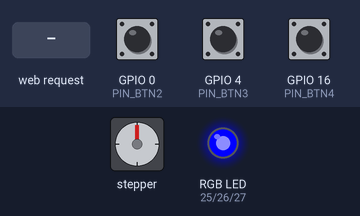
Simulated run of this sketch. Board: ESP32. On the bench: stepper motor, an RGB LED mixed from three pins (HIGH = lit). Wiring (inferred from the names in the program): stepper motor driver (200 steps per turn assumed): step GPIO 5; direction GPIO 22. The test bench sets the inputs (shaded band); at power-on: GPIO 0 (PIN_BTN2) HIGH, GPIO 4 (PIN_BTN3) HIGH, GPIO 16 (PIN_BTN4) HIGH. WiFi joins after 1.5 s; servers stay silent unless stated; pins used as bus, display or sensor lines are not drawn; what the sketch prints to the serial monitor is not drawn.

Above: at 2.7 s.
2.8 s: HTTP request GET /api/move_pos?pos=1 received
At 3.2 s:
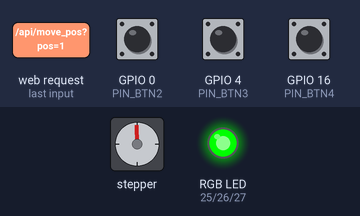
5.8 s: GPIO 0 (PIN_BTN2) pulled LOW for 0.15 s
At 7.0 s:
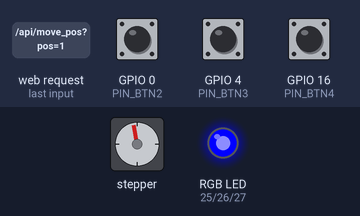
7.4 s: HTTP request GET /api/move_pos?pos=1 received
At 10.17 s:
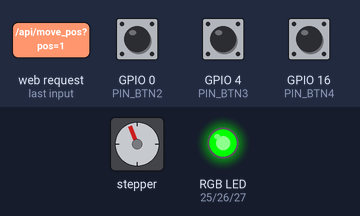
10.4 s: GPIO 0 (PIN_BTN2) pulled LOW for 1 s
At 11.8 s:
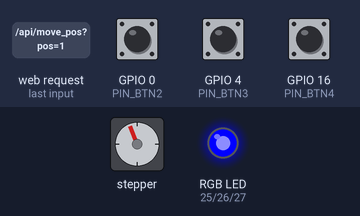
12.9 s: HTTP request GET /api/move_pos?pos=INICIO received
At 14.0 s:
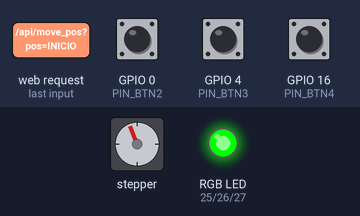
Timing chart, 0 to 15.4 s (numbered marks = the images above; inputs shaded):
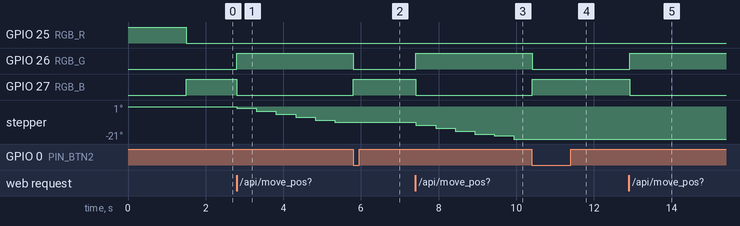

Measured:
- after the input at 5.8 s, GPIO 26 (RGB_G): HIGH → LOW at once; GPIO 27 (RGB_B): LOW → HIGH at once; stepper: stays -10° (without the input it goes to -12° after 0.03 s)
- after the input at 10.4 s, GPIO 26 (RGB_G): HIGH → LOW at once; GPIO 27 (RGB_B): LOW → HIGH at once; stepper: stays -21° (without the input it goes to -23° after 0.04 s)
- after the input at 12.9 s, GPIO 26 (RGB_G): LOW → HIGH at once; GPIO 27 (RGB_B): HIGH → LOW at once

The sketch:

Seletor_De_Tampas_Com_TASK.ino
```cpp
#include <WiFi.h>
#include <WebServer.h>

// ----------- Configurações WiFi -----------
const char* ssid = "Smart 4.0 (3)";
const char* password = "Smart4.0";

// ----------- Configuração do servidor -----------
WebServer server(80);

// ----------- Configuração dos pinos -----------
#define RGB_R 25
#define RGB_G 26
#define RGB_B 27
#define PIN_BTN2 0
#define PIN_BTN3 4
#define PIN_BTN4 16
#define STEP 5
#define DIR 22
#define TRIG_PIN 13
#define ECHO_PIN 12

// ----------- Variáveis globais -----------
volatile int lastPos = 0;
volatile int posSolicitada = 0;
volatile bool fimCurso1 = false, fimCurso2 = false, fimCurso3 = false;
volatile bool executarMotor = false;
TaskHandle_t motorTaskHandle;

// ----------- Função para LEDs -----------
void setLedEstado(const char* estado) {
  if (strcmp(estado, "INICIO") == 0) {       // Vermelho
    digitalWrite(RGB_R, HIGH);
    digitalWrite(RGB_G, LOW);
    digitalWrite(RGB_B, LOW);
  }
  else if (strcmp(estado, "WIFI_CONECTADO") == 0) { // Azul
    digitalWrite(RGB_R, LOW);
    digitalWrite(RGB_G, LOW);
    digitalWrite(RGB_B, HIGH);
  }
  else if (strcmp(estado, "MOVENDO") == 0) { // Verde
    digitalWrite(RGB_R, LOW);
    digitalWrite(RGB_G, HIGH);
    digitalWrite(RGB_B, LOW);
  }
}

// ----------- Task do Motor (Core 1) -----------
void motorTask(void *pvParameters) {
  int pinSelecionado;
  bool botaoPressionado = false;
  unsigned long passos = 0;
  const unsigned long intervaloPasso = 500;
  unsigned long ultimoPasso = 0;

  for (;;) {
    if (executarMotor) {
      setLedEstado("MOVENDO"); // LED verde ao iniciar curso

      // Seleciona pino do botão de acordo com a posição solicitada
      if (posSolicitada == 1) pinSelecionado = PIN_BTN2;
      else if (posSolicitada == 2) pinSelecionado = PIN_BTN3;
      else if (posSolicitada == 3) pinSelecionado = PIN_BTN4;
      else {
        executarMotor = false;
        continue;
      }

      digitalWrite(DIR, LOW);
      botaoPressionado = false;
      passos = 0;
      ultimoPasso = 0;

      while (executarMotor) {
        if (digitalRead(pinSelecionado) == HIGH) {
          if (!botaoPressionado) botaoPressionado = true;

          unsigned long tempoAtual = millis();
          if (tempoAtual - ultimoPasso >= intervaloPasso) {
            digitalWrite(STEP, HIGH);
            delayMicroseconds(100);
            digitalWrite(STEP, LOW);
            delayMicroseconds(100);
            passos++;
            ultimoPasso = tempoAtual;
            Serial.print("Passo: "); Serial.println(passos);
          }
        } else {
          if (botaoPressionado) executarMotor = false;
        }

        fimCurso1 = (digitalRead(PIN_BTN2) == LOW);
        fimCurso2 = (digitalRead(PIN_BTN3) == LOW);
        fimCurso3 = (digitalRead(PIN_BTN4) == LOW);

        if (!executarMotor) {
          if (fimCurso1) lastPos = 1;
          else if (fimCurso2) lastPos = 2;
          else if (fimCurso3) lastPos = 3;

          setLedEstado("WIFI_CONECTADO"); // volta para azul ao terminar curso
          Serial.println("Curso concluído!");
        }

        vTaskDelay(10 / portTICK_PERIOD_MS);
      }
    }
    vTaskDelay(100 / portTICK_PERIOD_MS);
  }
}

// ----------- Endpoints -----------
void handleRoot() {
  server.send(200, "text/plain", "API REST ESP32 Ativa!");
}

void handleMovePos() {
  if (server.hasArg("pos")) {
    posSolicitada = server.arg("pos").toInt();
    executarMotor = true;
    Serial.print("Recebi posicao: "); Serial.println(posSolicitada);
    server.send(200, "application/json",
                "{\"status\":\"MOVENDO\",\"pos_solicitada\":" + String(posSolicitada) + "}");
  } else {
    server.send(400, "application/json",
                "{\"erro\":\"Parametro 'pos' nao enviado\"}");
  }
}

void handleLastResult() {
  String json = "{";
  json += "\"status\":\"POS ATINGIDA\",";
  json += "\"pos_solicitada\":" + String(posSolicitada) + ",";
  json += "\"pos_atual\":" + String(lastPos) + ",";
  json += "\"fim_curso1\":" + String(fimCurso1 ? 1 : 0) + ",";
  json += "\"fim_curso2\":" + String(fimCurso2 ? 1 : 0) + ",";
  json += "\"fim_curso3\":" + String(fimCurso3 ? 1 : 0);
  json += "}";
  server.send(200, "application/json", json);
}

// ----------- Setup -----------
void setup() {
  Serial.begin(115200);

  pinMode(DIR, OUTPUT);
  pinMode(STEP, OUTPUT);
  pinMode(PIN_BTN2, INPUT_PULLUP);
  pinMode(PIN_BTN3, INPUT_PULLUP);
  pinMode(PIN_BTN4, INPUT_PULLUP);
  pinMode(RGB_R, OUTPUT);
  pinMode(RGB_G, OUTPUT);
  pinMode(RGB_B, OUTPUT);
  pinMode(TRIG_PIN, OUTPUT);
  pinMode(ECHO_PIN, INPUT);

  setLedEstado("INICIO"); // LED vermelho até conectar WiFi

  // Conecta WiFi
  Serial.println("Conectando ao WiFi...");
  WiFi.begin(ssid, password);
  unsigned long startTime = millis();
  while (WiFi.status() != WL_CONNECTED && millis() - startTime < 10000) {
    delay(500);
    Serial.print(".");
  }

  if (WiFi.status() == WL_CONNECTED) {
    Serial.println("\nWiFi conectado!");
    Serial.print("IP: "); Serial.println(WiFi.localIP());
    setLedEstado("WIFI_CONECTADO"); // LED azul
  } else {
    Serial.println("\nFalha ao conectar. Rodando OFFLINE");
    // opcional: LED vermelho ou verde se offline
  }

  // Endpoints
  server.on("/", handleRoot);
  server.on("/api/move_pos", handleMovePos);
  server.on("/api/last_result", handleLastResult);
  server.begin();

  // Cria task do motor no Core 1
  xTaskCreatePinnedToCore(
    motorTask,
    "MotorTask",
    4096,
    NULL,
    1,
    &motorTaskHandle,
    1
  );
}

// ----------- Loop -----------
void loop() {
  server.handleClient(); // roda no Core 0
}
```
